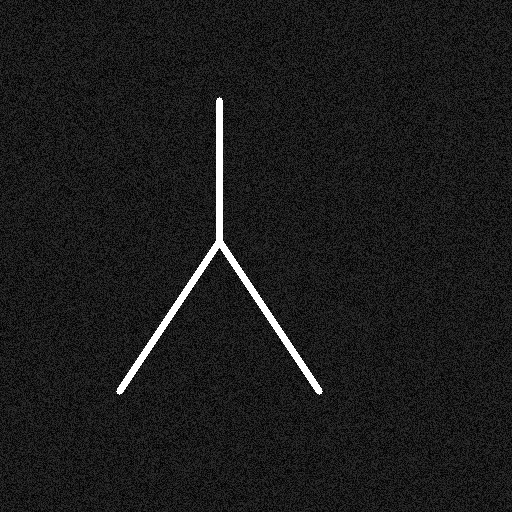
#> input picture data/images/img_000.png, 512 x 512 px
$ python -i extractor.py   (imports and definitions only)   (older library calls are emulated)
#> lines starting #> are read from the running program, lines starting #| are printed output that depends on the picture
#> further down, picture is the input picture: shape (512, 512, 3); min 0, max 255, mean 27.6
import cv2
import numpy as np
from skimage.filters import frangi
from skimage.morphology import skeletonize
from scipy.ndimage import convolve
from typing import Tuple, List, Dict, Any, Optional

class FeatureExtractor:
    def __init__(self, max_keypoints: int = 150):
        self.max_keypoints = max_keypoints
        # 3x3 kernel to count neighbors in a binary skeleton
        self.neighbor_kernel = np.array([[1, 1, 1],
                                         [1, 0, 1],
                                         [1, 1, 1]], dtype=np.uint8)

    def extract_features(self, enhanced_image: np.ndarray) -> Dict[str, Any]:
        """
        Extracts structural features (junctions, endpoints) from the preprocessed image.
        Returns a dictionary containing keypoints, features, and debug masks.
        """
        # 1. Vesselness filtering
        # Input is expected to be normalized float [0.0, 1.0]
        img_float = enhanced_image.astype(np.float64)
        vesselness = frangi(img_float)
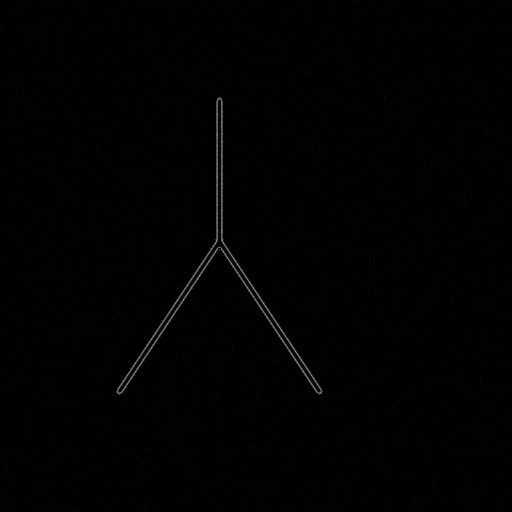
#> vesselness: shape (512, 512, 3) float64; min 0, max 0.571, mean 0.00682

        # Normalize vesselness to 0-255 uint8 for thresholding
        vesselness_norm = cv2.normalize(vesselness, None, 0, 255, cv2.NORM_MINMAX, dtype=cv2.CV_8U)

        # Threshold to get a binary mask of vessels
        # We use Otsu's thresholding
#> (the run stopped early here; a loop or call above may not have finished)
